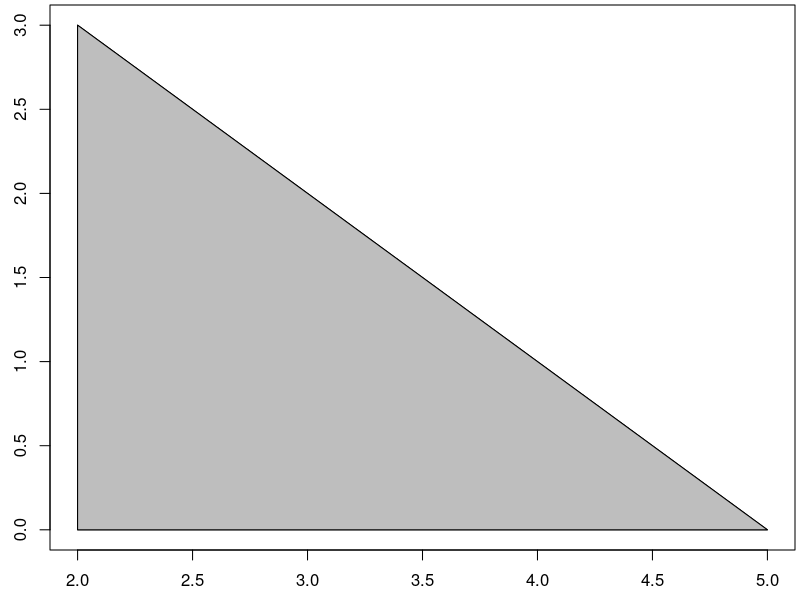
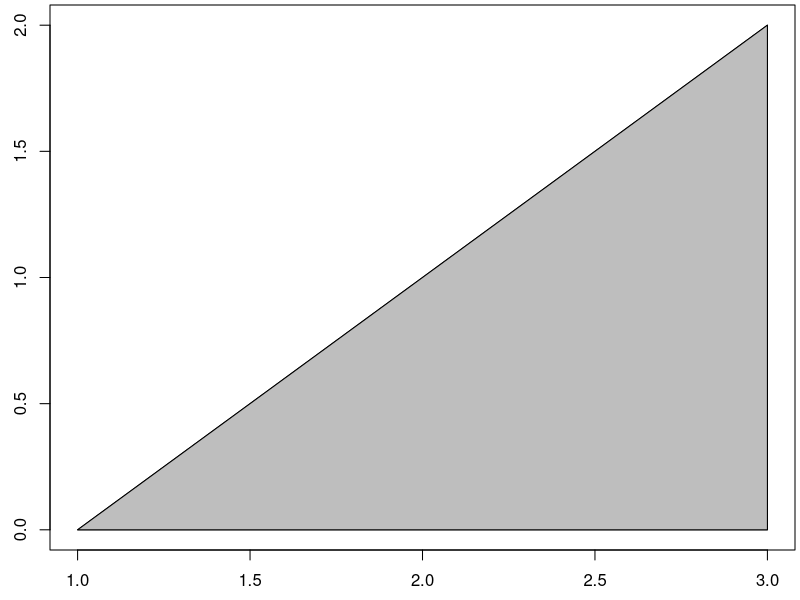
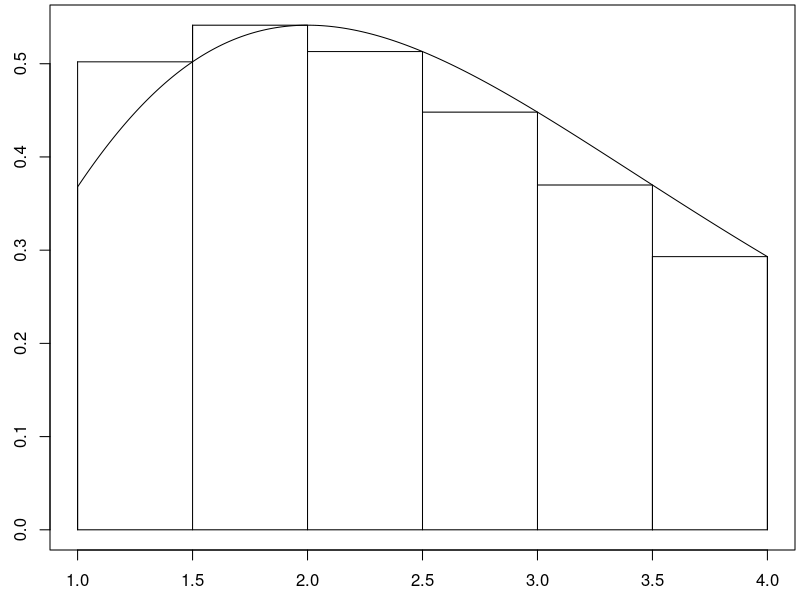

Here is the R script that generated these plots, in order:
#######
#These first functions are copied from the top of the 
#Rectangles, Rugs, and Riemann Sums reading
#######
library(knitr)

#Shades a rug diagram for a probability mass function. 
#Inputs: 
#  x - a vector of data points
#  p - a corresponding vector of probabilities or frequencies
#All widths are 1 unit wide. 
draw_pmf <- function(x,p){
  xs <- c(rbind(x-1/2,x-1/2,x+1/2,x+1/2))
  px <- c(rbind(0,p,p,0))
  par(mar=c(2.5,2.5,0.25,0.25))
  plot.new()
  plot(xs,px,type="l")
  polygon(xs,px,col="gray")
}

#Shades a rug diagram (shades area under) for a function f from a to b. 
#Inputs: 
#  f - a function f(x)
#  a - left end of the rug
#  b - right end of the rug
#  num_points - how many point are sent into f for plotting. 
draw_rug <- function(f,a,b,num_points=100){
  x <- c(a,seq(a,b,(b-a)/num_points),b,a)
  y <- c(0,f(seq(a,b,(b-a)/num_points)),0,0)
  par(mar=c(2.5,2.5,0.25,0.25))
  plot(x,y,type = "l")
  polygon(x,y,col="gray")
}

#Draws rectangles over the top of a given function.
#The midpoint of top of each rectangle passes through the function. 
#  f - a function f(x)
#  a - left end of graph
#  b - right end of graph
#  num_rectangles - how many rectangles to plot.
#  method - One of "left", "right", or "mid".  Defaults to mid.
draw_rect_approx <- function(f,a,b,num_rectangles, method = "mid"){
  n <- num_rectangles
  dx <- (b-a)/n
  x <- c(a,seq(a,b,dx/100),b,a)
  y <- c(0,f(seq(a,b,dx/100)),0,0)
  par(mar=c(2.5,2.5,0.25,0.25))
  plot(x,y,type = "l")
  
  if(method == "left"){
    xi <- seq(a+0*dx/2,b-dx/2,dx)
    lines(xi,f(xi),type = "h")
    lines(xi,f(xi),type = "s")
    lines(c(xi[n],xi[n]+dx),f(c(xi[n],xi[n])),type = "l")
    lines(c(xi[n],xi[n]+dx),f(c(xi[n],xi[n])),type = "h")
  }
  else if(method == "right"){
    xi <- seq(a+dx,b+dx/2,dx)
    lines(xi-dx,f(xi),type = "h")
    lines(xi-dx,f(xi),type = "s")
    lines(c(xi[n]-dx,xi[n]),f(c(xi[n],xi[n])),type = "l")
    lines(c(xi[n]-dx,xi[n]),f(c(xi[n],xi[n])),type = "h")
  } 
  else{#Use midpoint
    xi <- seq(a+dx/2,b,dx)
    lines(xi-dx/2,f(xi),type = "h")
    lines(xi-dx/2,f(xi),type = "s")
    lines(c(xi[n]-dx/2,xi[n]+dx/2),f(c(xi[n],xi[n])),type = "l")
    lines(c(xi[n]-dx/2,xi[n]+dx/2),f(c(xi[n],xi[n])),type = "h")
  }
}
#######


#Brain Gains
f <- function(x){5-x}
draw_rug(f,2,5)

f <- function(x){x-1}
draw_rug(f,1,3)


g <- function(x){x^2*exp(-x)}
a <- 1
b <- 4
n <- 6
draw_rect_approx(g,a,b,n,method = "right")
dx <- (b-a)/n
xi <- seq(a+dx,b,dx)  #Can you tell what part of this line of code has us use right endpoints?
data.frame(right_point = xi, function_at_xi = g(xi), area_i = g(xi)*dx)
c(riemann_sum_using_right_endpoints = sum(g(xi)*dx))

n <- 10000000
dx <- (b-a)/n
xi <- seq(a+dx,b,dx)  
A <- sum(g(xi)*dx)
A

f <- function(x){1/A*g(x)}
a <- 1
b <- 4
n <- 10000000
dx <- (b-a)/n
xi <- seq(a+dx,b,dx)  #Can you tell what part of this line of code has us use right endpoints?
c(riemann_sum_using_right_endpoints = sum(f(xi)*dx))

EV <- sum(xi*f(xi)*dx)
EV

Var <- sum((xi-EV)^2*f(xi)*dx)
Var

f <- function(x){1/A*g(x)}
a <- 1
b <- 3
n <- 10000000
dx <- (b-a)/n
xi <- seq(a+dx,b,dx)  #Can you tell what part of this line of code has us use right endpoints?
c(riemann_sum_using_right_endpoints = sum(f(xi)*dx))

f <- function(x){1/A*g(x)}
a <- 2
b <- 3
n <- 10000000
dx <- (b-a)/n
xi <- seq(a+dx,b,dx)  #Can you tell what part of this line of code has us use right endpoints?
c(riemann_sum_using_right_endpoints = sum(f(xi)*dx))
